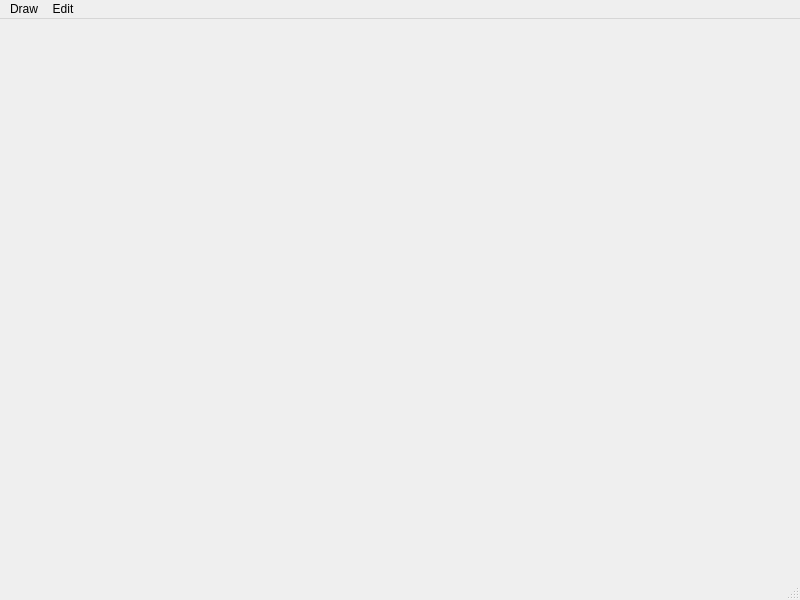
<?xml version="1.0" encoding="UTF-8"?>
<ui version="4.0">
 <class>MainWindow</class>
 <widget class="QMainWindow" name="MainWindow">
  <property name="geometry">
   <rect>
    <x>0</x>
    <y>0</y>
    <width>800</width>
    <height>600</height>
   </rect>
  </property>
  <property name="windowTitle">
   <string>MainWindow</string>
  </property>
  <widget class="QWidget" name="centralwidget">
   <widget class="QLabel" name="label">
    <property name="geometry">
     <rect>
      <x>10</x>
      <y>10</y>
      <width>751</width>
      <height>31</height>
     </rect>
    </property>
    <property name="font">
     <font>
      <family>MS Sans Serif</family>
      <pointsize>15</pointsize>
     </font>
    </property>
    <property name="text">
     <string/>
    </property>
   </widget>
  </widget>
  <widget class="QMenuBar" name="menubar">
   <property name="geometry">
    <rect>
     <x>0</x>
     <y>0</y>
     <width>800</width>
     <height>21</height>
    </rect>
   </property>
   <widget class="QMenu" name="menuDraw">
    <property name="title">
     <string>Draw</string>
    </property>
    <widget class="QMenu" name="menuProperties">
     <property name="title">
      <string>Properties</string>
     </property>
     <addaction name="actionPage_Setup"/>
     <addaction name="actionSet_Password"/>
    </widget>
    <addaction name="actionDraw_Circle"/>
    <addaction name="actionDraw_Rectangle"/>
    <addaction name="actionDraw_Line"/>
    <addaction name="menuProperties"/>
   </widget>
   <widget class="QMenu" name="menuEdit">
    <property name="title">
     <string>Edit</string>
    </property>
    <addaction name="actionCut"/>
    <addaction name="actionCopy"/>
    <addaction name="actionPaste"/>
   </widget>
   <addaction name="menuDraw"/>
   <addaction name="menuEdit"/>
  </widget>
  <widget class="QStatusBar" name="statusbar"/>
  <action name="actionDraw_Circle">
   <property name="text">
    <string>Draw Circle</string>
   </property>
   <property name="toolTip">
    <string>To draw a circle</string>
   </property>
   <property name="shortcut">
    <string>Ctrl+C</string>
   </property>
  </action>
  <action name="actionDraw_Rectangle">
   <property name="text">
    <string>Draw Rectangle</string>
   </property>
  </action>
  <action name="actionDraw_Line">
   <property name="text">
    <string>Draw Line</string>
   </property>
  </action>
  <action name="actionPage_Setup">
   <property name="text">
    <string>Page Setup</string>
   </property>
  </action>
  <action name="actionSet_Password">
   <property name="checkable">
    <bool>true</bool>
   </property>
   <property name="text">
    <string>Set Password</string>
   </property>
   <property name="shortcut">
    <string>Shift+P</string>
   </property>
  </action>
  <action name="actionCut">
   <property name="text">
    <string>Cut</string>
   </property>
  </action>
  <action name="actionCopy">
   <property name="text">
    <string>Copy</string>
   </property>
  </action>
  <action name="actionPaste">
   <property name="text">
    <string>Paste</string>
   </property>
  </action>
 </widget>
 <resources/>
 <connections/>
</ui>
